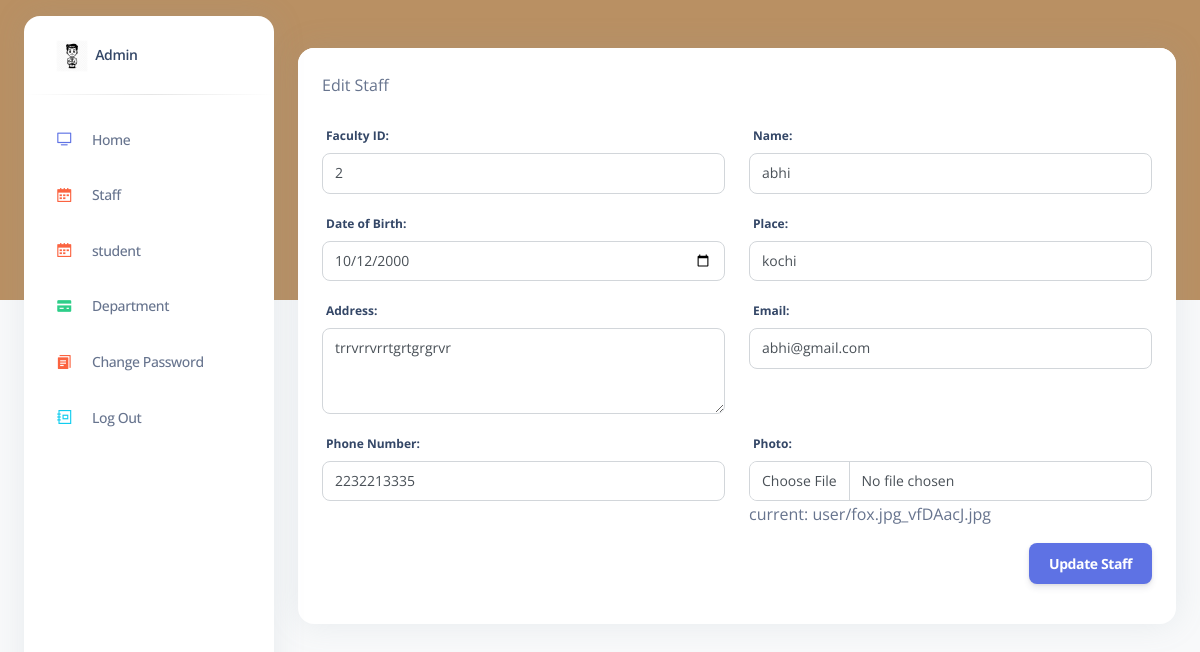
The page /editstaff/2/ on the database its author committed.
### adminapp/models.py (models this page shows)
class User(AbstractUser):
    is_fac= models.BooleanField(default=False)
    is_stud = models.BooleanField(default=False)
    phone_number = models.CharField(max_length=12,null=True,blank=True)
    dob=models.DateField(null=True,blank=True)
    place= models.CharField(max_length=100,null=True,blank=True)
    state = models.CharField(max_length=30,null=True,blank=True)
    image = models.ImageField(upload_to="user/",null=True,blank=True)
    semester=models.CharField(max_length=50,null=True,blank=True)
    address=models.CharField(max_length=150,null=True,blank=True)

### adminapp/views.py (the view, shortened to what this page needs)
# urls.py: path('editstaff/<int:faculty_id>/', views.edit_staff, name="editstaff"),
def edit_staff(request, faculty_id):
    faculty = get_object_or_404(User, id=faculty_id)
    return render(request, 'admin_app/pages/editstaff.html', {'faculty': faculty})

### templates/admin_app/pages/editstaff.html (shortened to what this page needs)
{% extends "admin_app/components/base.html" %}
{% load static %}
{% block content %}
{% include 'admin_app/components/header.html' %}
<div class="container-fluid py-4">
<div class="row">
    <div class="col-md-12">
        <div class="card">
            <div class="card-header pb-0">
                <div class="d-flex align-items-center">
                    <p class="mb-0">Edit Staff</p>
                </div>
            </div>
            <div class="card-body">
                <form method="post" enctype="multipart/form-data">
                    <div class="row">
                        <div class="col-md-6">
                            <div class="form-group">
                                <label for="id_fac_id" class="form-control-label">Faculty ID:</label>
                                <input type="text" name="fac_id" id="id_fac_id" class="form-control" value="{{ faculty.id }}" required>
                            </div>
                        </div>
                        <div class="col-md-6">
                            <div class="form-group">
                                <label for="id_name" class="form-control-label">Name:</label>
                                <input type="text" name="name" id="id_name" class="form-control" value="{{ faculty.username }}" required>
                            </div>
                        </div>
                        <div class="col-md-6">
                            <div class="form-group">
                                <label for="id_dob" class="form-control-label">Date of Birth:</label>
                                <input type="date" name="dob" id="id_dob" class="form-control" value="{{ faculty.dob|date:'Y-m-d' }}" required>
                            </div>
                        </div>
                        <div class="col-md-6">
                            <div class="form-group">
                                <label for="id_place" class="form-control-label">Place:</label>
                                <input type="text" name="place" id="id_place" class="form-control" value="{{ faculty.place }}" required>
                            </div>
                        </div>
                        <div class="col-md-6">
                            <div class="form-group">
                                <label for="id_address" class="form-control-label">Address:</label>
                                <textarea name="address" id="id_address" class="form-control" rows="3" required>{{ faculty.address }}</textarea>
                            </div>
                        </div>
                        <div class="col-md-6">
                            <div class="form-group">
                                <label for="id_email" class="form-control-label">Email:</label>
                                <input type="email" name="email" id="id_email" class="form-control" value="{{ faculty.email }}" required>
                            </div>
                        </div>
                        <div class="col-md-6">
                            <div class="form-group">
                                <label for="id_phoneno" class="form-control-label">Phone Number:</label>
                                <input type="tel" name="phoneno" id="id_phoneno" class="form-control" value="{{ faculty.phone_number }}" required>
                            </div>
                        </div>
                        <div class="col-md-6">
                            <div class="form-group">
                                <label for="id_photo" class="form-control-label">Photo:</label>
                                <input type="file" name="photo" id="id_photo" class="form-control" accept="image/*">
                                <p class="text-muted">current: {{ faculty.image }}</p>
                            </div>
                        </div>
                        <div class="col-md-12 d-flex justify-content-end">
                            <button class="btn btn-primary" type="submit">Update Staff</button>
                        </div>
                    </div>
                </form>
            </div>
        </div>
    </div>
</div>
{% endblock content %}

### rows shown on the page
User: fac_id "2", name "abhi", dob "10/12/2000", place "kochi", address "trrvrrvrrtgrtgrgrvr", email "abhi@gmail.com", phoneno "2232213335", image "user/fox.jpg_vfDAacJ.jpg"
